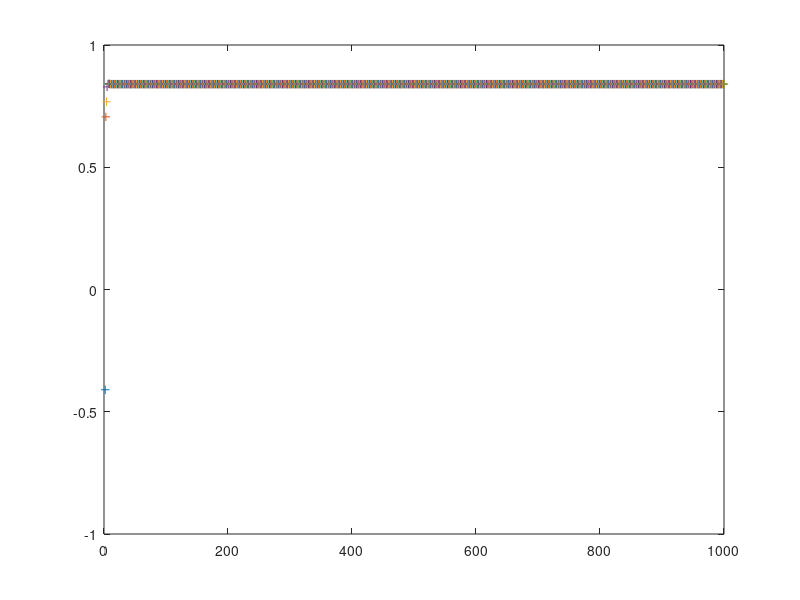

Write the MATLAB code that produced this figure.
% Global Vars:
p = 0.84;
numberOfTrials = 1000;
trials = zeros(numberOfTrials);

% Generate Binomial Trials:
for i = 1 : numberOfTrials
    val = rand();
    if (val < p)
        trials(i) = 1;
    end
end

% Estimate and Graph:
    for n = 2 : numberOfTrials
        x_n = sum(trials(1:n));
        plot(n,(((1 - 2 + 16)/((2^n)*(n^2 - n + 1)))...
            *(x_n - n/2) + p), '+');
        hold on
    end